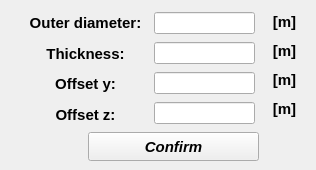
       <widget class="QWidget" name="tab_7">
        <attribute name="title">
         <string>Section</string>
        </attribute>
        <widget class="QWidget" name="verticalLayoutWidget_7">
         <property name="geometry">
          <rect>
           <x>154</x>
           <y>10</y>
           <width>101</width>
           <height>116</height>
          </rect>
         </property>
         <layout class="QVBoxLayout" name="verticalLayout_7">
          <item>
           <widget class="QLineEdit" name="lineEdit_outerDiameter">
            <property name="text">
             <string/>
            </property>
            <property name="alignment">
             <set>Qt::AlignCenter</set>
            </property>
           </widget>
          </item>
          <item>
           <widget class="QLineEdit" name="lineEdit_thickness">
            <property name="focusPolicy">
             <enum>Qt::StrongFocus</enum>
            </property>
            <property name="alignment">
             <set>Qt::AlignCenter</set>
            </property>
           </widget>
          </item>
          <item>
           <widget class="QLineEdit" name="lineEdit_offset_y">
            <property name="focusPolicy">
             <enum>Qt::StrongFocus</enum>
            </property>
            <property name="alignment">
             <set>Qt::AlignCenter</set>
            </property>
           </widget>
          </item>
          <item>
           <widget class="QLineEdit" name="lineEdit_offset_z">
            <property name="focusPolicy">
             <enum>Qt::StrongFocus</enum>
            </property>
            <property name="alignment">
             <set>Qt::AlignCenter</set>
            </property>
           </widget>
          </item>
         </layout>
        </widget>
        <widget class="QWidget" name="verticalLayoutWidget_12">
         <property name="geometry">
          <rect>
           <x>24</x>
           <y>10</y>
           <width>123</width>
           <height>117</height>
          </rect>
         </property>
         <layout class="QVBoxLayout" name="verticalLayout_12">
          <item>
           <widget class="QLabel" name="label_20">
            <property name="font">
             <font>
              <family>Arial</family>
              <pointsize>11</pointsize>
              <weight>75</weight>
              <italic>false</italic>
              <bold>true</bold>
             </font>
            </property>
            <property name="text">
             <string>Outer diameter:</string>
            </property>
            <property name="alignment">
             <set>Qt::AlignCenter</set>
            </property>
           </widget>
          </item>
          <item>
           <widget class="QLabel" name="label_21">
            <property name="font">
             <font>
              <family>Arial</family>
              <pointsize>11</pointsize>
              <weight>75</weight>
              <italic>false</italic>
              <bold>true</bold>
             </font>
            </property>
            <property name="text">
             <string>Thickness:</string>
            </property>
            <property name="alignment">
             <set>Qt::AlignCenter</set>
            </property>
           </widget>
          </item>
          <item>
           <widget class="QLabel" name="label_22">
            <property name="font">
             <font>
              <family>Arial</family>
              <pointsize>11</pointsize>
              <weight>75</weight>
              <italic>false</italic>
              <bold>true</bold>
             </font>
            </property>
            <property name="text">
             <string>Offset y:</string>
            </property>
            <property name="alignment">
             <set>Qt::AlignCenter</set>
            </property>
           </widget>
          </item>
          <item>
           <widget class="QLabel" name="label_23">
            <property name="font">
             <font>
              <family>Arial</family>
              <pointsize>11</pointsize>
              <weight>75</weight>
              <italic>false</italic>
              <bold>true</bold>
             </font>
            </property>
            <property name="text">
             <string>Offset z:</string>
            </property>
            <property name="alignment">
             <set>Qt::AlignCenter</set>
            </property>
           </widget>
          </item>
         </layout>
        </widget>
        <widget class="QWidget" name="verticalLayoutWidget_8">
         <property name="geometry">
          <rect>
           <x>262</x>
           <y>10</y>
           <width>45</width>
           <height>113</height>
          </rect>
         </property>
         <layout class="QVBoxLayout" name="verticalLayout_8">
          <property name="spacing">
           <number>6</number>
          </property>
          <property name="bottomMargin">
           <number>3</number>
          </property>
          <item>
           <widget class="QLabel" name="label_13">
            <property name="minimumSize">
             <size>
              <width>0</width>
              <height>18</height>
             </size>
            </property>
            <property name="font">
             <font>
              <family>Arial</family>
              <pointsize>11</pointsize>
              <weight>75</weight>
              <italic>false</italic>
              <bold>true</bold>
             </font>
            </property>
            <property name="text">
             <string>[m]</string>
            </property>
            <property name="alignment">
             <set>Qt::AlignCenter</set>
            </property>
           </widget>
          </item>
          <item>
           <widget class="QLabel" name="label_14">
            <property name="font">
             <font>
              <family>Arial</family>
              <pointsize>11</pointsize>
              <weight>75</weight>
              <italic>false</italic>
              <bold>true</bold>
             </font>
            </property>
            <property name="text">
             <string>[m]</string>
            </property>
            <property name="alignment">
             <set>Qt::AlignCenter</set>
            </property>
           </widget>
          </item>
          <item>
           <widget class="QLabel" name="label_15">
            <property name="font">
             <font>
              <family>Arial</family>
              <pointsize>11</pointsize>
              <weight>75</weight>
              <italic>false</italic>
              <bold>true</bold>
             </font>
            </property>
            <property name="text">
             <string>[m]</string>
            </property>
            <property name="alignment">
             <set>Qt::AlignCenter</set>
            </property>
           </widget>
          </item>
          <item>
           <widget class="QLabel" name="label_16">
            <property name="font">
             <font>
              <family>Arial</family>
              <pointsize>11</pointsize>
              <weight>75</weight>
              <italic>false</italic>
              <bold>true</bold>
             </font>
            </property>
            <property name="text">
             <string>[m]</string>
            </property>
            <property name="alignment">
             <set>Qt::AlignCenter</set>
            </property>
           </widget>
          </item>
         </layout>
        </widget>
        <widget class="QPushButton" name="pushButton_confirm_pipe">
         <property name="geometry">
          <rect>
           <x>88</x>
           <y>132</y>
           <width>171</width>
           <height>29</height>
          </rect>
         </property>
         <property name="font">
          <font>
           <family>Arial</family>
           <pointsize>11</pointsize>
           <weight>75</weight>
           <italic>true</italic>
           <bold>true</bold>
          </font>
         </property>
         <property name="text">
          <string>Confirm</string>
         </property>
        </widget>
       </widget>
